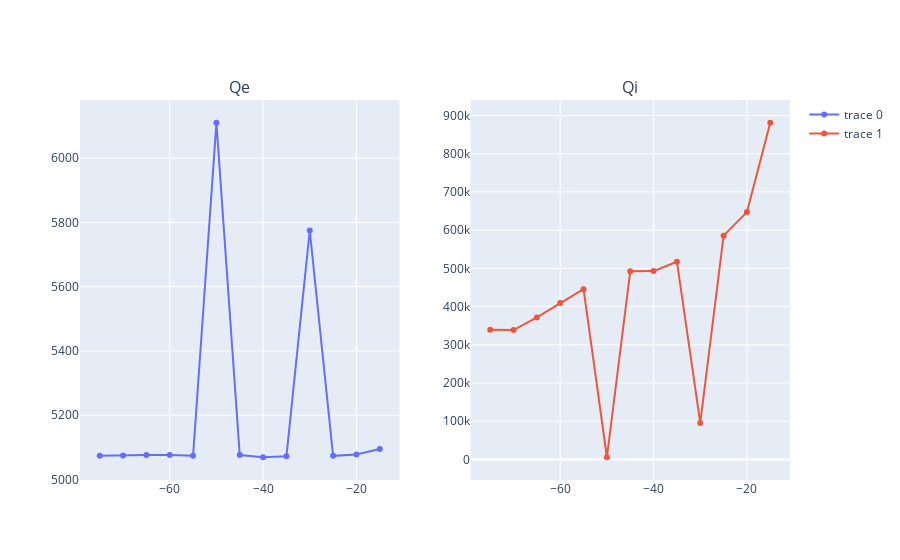

The code cell stored with this chart in its notebook:
### Code cell
import matplotlib.pyplot as plt
from IPython.display import clear_output
from plotly.subplots import make_subplots
import plotly.graph_objects  as plt 


freqs = vna.get_freq_array()
reload(fit)

for idx, res_power in enumerate(powersweep_array):
        vna.set_power(res_power,overule_power=True)
        vna.reset_average()
        with (run(vna)):
                sleep(delays[idx])
                mag, phase =  vna.get_data()

        mags[idx] = mag
        phases[idx] = phase

        angle_rad = np.unwrap(phase*np.pi/180)
        s21 = np.array((mag)*np.exp(1j*angle_rad),dtype=np.complex128)#dtype = # 128-bit complex floating-point number                 

        #Unwind phase
        zdata = np.array(s21*np.exp(1j*freqs*tau*1e-9*2*np.pi+phi0),dtype=np.complex128)
        fit_results = fit.circle_fit(freqs, zdata, f_c = fit0['f_c'], fwhm = fit0['fwhm'], Qe_max=fit0['Qe']*1.1, Qe_min= fit0['Qe']*0.9, plot=False)
        

        Qls[idx] = fit_results['Q']
        Qes[idx] = fit_results['Qe']
        Qis[idx] = fit_results['Qi']

        #Plot and print results
        clear_output()
        print(fit_results)
        fig = make_subplots(rows=1, cols=2, subplot_titles=("Qe","Qi"))
        fig.add_trace(plt.Scatter(x=powersweep_array,y=Qes))
        fig.add_trace(plt.Scatter(x=powersweep_array,y=Qis),row=1,col=2)
        fig.show()

### Figure 1 — Plotly figure (JSON) as saved in the notebook; plotly's stock layout.template omitted (floating-point values rounded to 4 significant figures)
{"data": [{"type": "scatter", "x": [-15, -20, -25, -30, -35, -40, -45, -50, -55, -60, -65, -70, -75], "y": [5095.0, 5078.0, 5074.0, 5775.0, 5072.0, 5069.0, 5076.0, 6110.0, 5074.0, 5076.0, 5076.0, 5075.0, 5074.0]}, {"type": "scatter", "x": [-15, -20, -25, -30, -35, -40, -45, -50, -55, -60, -65, -70, -75], "xaxis": "x2", "y": [881000.0, 647200.0, 585500.0, 95540.0, 517300.0, 492900.0, 492500.0, 5664.0, 445500.0, 409300.0, 371400.0, 338500.0, 339200.0], "yaxis": "y2"}], "layout": {"annotations": [{"font": {"size": 16}, "showarrow": false, "text": "Qe", "x": 0.225, "xanchor": "center", "xref": "paper", "y": 1, "yanchor": "bottom", "yref": "paper"}, {"font": {"size": 16}, "showarrow": false, "text": "Qi", "x": 0.775, "xanchor": "center", "xref": "paper", "y": 1, "yanchor": "bottom", "yref": "paper"}], "xaxis": {"anchor": "y", "domain": [0, 0.45]}, "xaxis2": {"anchor": "y2", "domain": [0.55, 1]}, "yaxis": {"anchor": "x", "domain": [0, 1]}, "yaxis2": {"anchor": "x2", "domain": [0, 1]}}}
